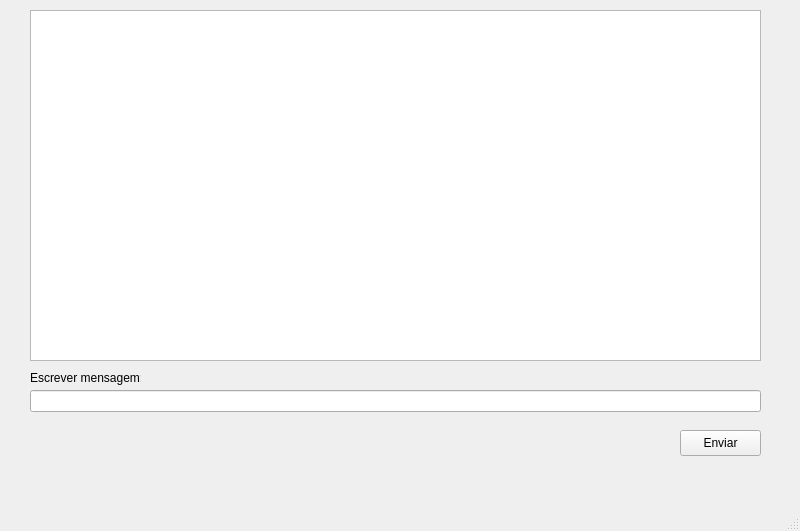
<?xml version="1.0" encoding="UTF-8"?>
<ui version="4.0">
 <class>MainWindow</class>
 <widget class="QMainWindow" name="MainWindow">
  <property name="geometry">
   <rect>
    <x>0</x>
    <y>0</y>
    <width>800</width>
    <height>531</height>
   </rect>
  </property>
  <property name="windowTitle">
   <string>MainWindow</string>
  </property>
  <widget class="QWidget" name="centralwidget">
   <widget class="QTextEdit" name="textChat">
    <property name="geometry">
     <rect>
      <x>30</x>
      <y>10</y>
      <width>731</width>
      <height>351</height>
     </rect>
    </property>
   </widget>
   <widget class="QLineEdit" name="lineMensagem">
    <property name="geometry">
     <rect>
      <x>30</x>
      <y>390</y>
      <width>731</width>
      <height>22</height>
     </rect>
    </property>
   </widget>
   <widget class="QLabel" name="label">
    <property name="geometry">
     <rect>
      <x>30</x>
      <y>370</y>
      <width>111</width>
      <height>16</height>
     </rect>
    </property>
    <property name="text">
     <string>Escrever mensagem:</string>
    </property>
   </widget>
   <widget class="QPushButton" name="btnEnviar">
    <property name="geometry">
     <rect>
      <x>680</x>
      <y>430</y>
      <width>81</width>
      <height>26</height>
     </rect>
    </property>
    <property name="text">
     <string>Enviar</string>
    </property>
   </widget>
  </widget>
  <widget class="QMenuBar" name="menubar">
   <property name="geometry">
    <rect>
     <x>0</x>
     <y>0</y>
     <width>800</width>
     <height>33</height>
    </rect>
   </property>
  </widget>
  <widget class="QStatusBar" name="statusbar"/>
 </widget>
 <resources/>
 <connections/>
</ui>
